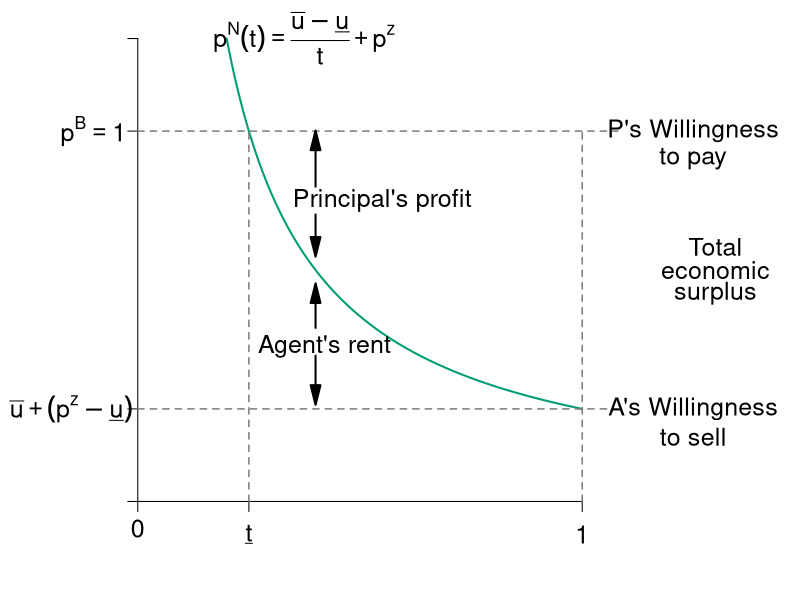

This chart was generated by the following R code: (Note: this script raises an error after producing the figure.)
require(ggplot2)
require(shape)
require(plotrix)
pdf(file = "information_power/ch10_newfigure.pdf", width = 9, height = 7)

#Set parameters for graphics
pointsize <- 1.8
axislabelsize <- 1.8
labelsize <- 1.5
namesize <- 1.8
annotatesize <- 1.5
graphlinewidth <- 2
segmentlinewidth <- 1.5

disutilityFn <- function(t, cbar = 1.2, underbarc = 1, z = 0) {
  (cbar - underbarc)/(t) + z
}

#COL <- c("#1B9E77", "#D95F02", "#7570B3", "#E7298A", "#66A61E", "#E6AB02", "#A6761D", "#666666")
COL <- c("#238b45","#7fc97f", "#beaed4", "#fdc086", "#ffff99")
grays <- gray.colors(25, start = 1, end = 0)
CBCols <- c("#009E73","#0072B2","#E69F00","#CC79A7", "#F0E442")

par(mar =  c(4, 6, 1, 10))
xlims <- c(0, 1)
ylims <- c(0, 1)


plot(0, 0, xlim = xlims, ylim = ylims, type = "n",
     xlab = expression(paste(""), cex = axislabelsize),
     ylab = expression(paste(""), cex = axislabelsize),
     xaxt = "n", yaxt = "n", cex.lab = axislabelsize, bty = "n")

npts <- 500 
npts2 <- 501
#Specify the sequences of points for graphing. 
xx1 <- seq(0.2, 1, length.out = npts)
xx2 <- seq(xlims[1], xlims[2], length.out = npts)
xx3 <- seq(xlims[1], xlims[2], length.out = npts2)
xx4 <- seq(xlims[1], 25, length.out = npts2)

#Draw the lines for the graphs
lines(xx1, disutilityFn(xx1), col = CBCols[1], lwd = graphlinewidth)
#lines(xx2, solowCondition(xx2, delta = 5), col = COL[3], lwd = 4)
#lines(xx2, solowInfeas(xx2, delta = 5), col = COL[1], lwd = 4, lty = 2)

#Customize ticks and labels for the plot
ticksy <- c(0,0.2,0.8,1)
ylabels <- c(NA, NA, NA, NA)
ticksx <- c(0, 0.25, 1)
xlabels <- c(0, NA, NA)
axis(1, at = ticksx, pos = 0, labels = xlabels, cex.axis = labelsize)

axis(2, at = ticksy, pos = 0, labels = ylabels, las = 1, cex.axis = labelsize)

#Segments
segments(0, 0.8, 1.08, 0.8, lty = 2, lwd = 1.5, col = grays[20], xpd = TRUE)
segments(0.25, 0, 0.25, 0.8, lty = 2, lwd = 1.5, col = grays[20],xpd = TRUE)
segments(0, 0.2, 1.08, 0.2,lty = 2, lwd = 1.5, col = grays[20],xpd = TRUE)
segments(1, 0, 1,0.8, lty = 2, lwd = 1.5, col = grays[20],xpd = TRUE)

#Axis tick labels
#y
text(-0.15, 0.2, expression(paste(bar(u)+(p^z-underline(u)))), cex = labelsize, xpd = TRUE)
text(-0.1, 0.8, expression(paste(p^B == 1)), cex = labelsize, xpd = TRUE)
#x
text(0.25, -0.07, expression(paste(underline(t))), cex = labelsize, xpd = TRUE)
text(1, -0.07, expression(paste(1)), cex = labelsize, xpd = TRUE)

#Text annotations
text(0.375, 1, expression(paste(p^N,(t) == frac(bar(u)-underline(u),t) + p^z)), cex = labelsize, xpd = TRUE)
text(0.42, .335, expression(paste("Agent's rent")), cex = labelsize, xpd = TRUE)
text(.55, .65, expression(paste("Principal's profit")), cex = labelsize, xpd = TRUE)
text(1.3, 0.55, expression(paste("Total")), cex = labelsize, xpd = TRUE)
text(1.3, 0.5, expression(paste("economic")), cex = labelsize, xpd = TRUE)
text(1.3, 0.45, expression(paste("surplus")), cex = labelsize, xpd = TRUE)
text(1.25, 0.8, expression(paste("P's Willingness")), cex = labelsize, xpd = TRUE)
text(1.25, 0.74, expression(paste("to pay")), cex = labelsize, xpd = TRUE)

text(1.25, 0.2, expression(paste("A's Willingness")), cex = labelsize, xpd = TRUE)
text(1.25, 0.14, expression(paste("to sell")), cex = labelsize, xpd = TRUE)


#Arrows
Arrows(0.4, 0.375, .4, .45, col = "black", lty = 1, lwd = 2, arr.type = "triangle")
Arrows(0.4, 0.315, .4, .23, col = "black", lty = 1, lwd = 2, arr.type = "triangle")
Arrows(.4, .68, 0.4, 0.78, col = "black", lty = 1, lwd = 2, arr.type = "triangle")
Arrows(.4, .62, 0.4, 0.55, col = "black", lty = 1, lwd = 2, arr.type = "triangle")

#Brackets
brackets(x1 = 1.12, y1 = 0.76, x2 = 1.12, y2 = 0.24, ticks = 0.5, curvature = 0.5, type = 1, 
         col = "black", lwd = 2, lty = 1, xpd = TRUE)


#Axes labels
text(0.5, -0.15, expression(paste("Degree of contractual completeness, t")), xpd = TRUE, cex = axislabelsize) 
text(-0.15, 0.5, expression(paste("Price, p")), xpd = TRUE, cex = axislabelsize,srt = 90) 


dev.off()
